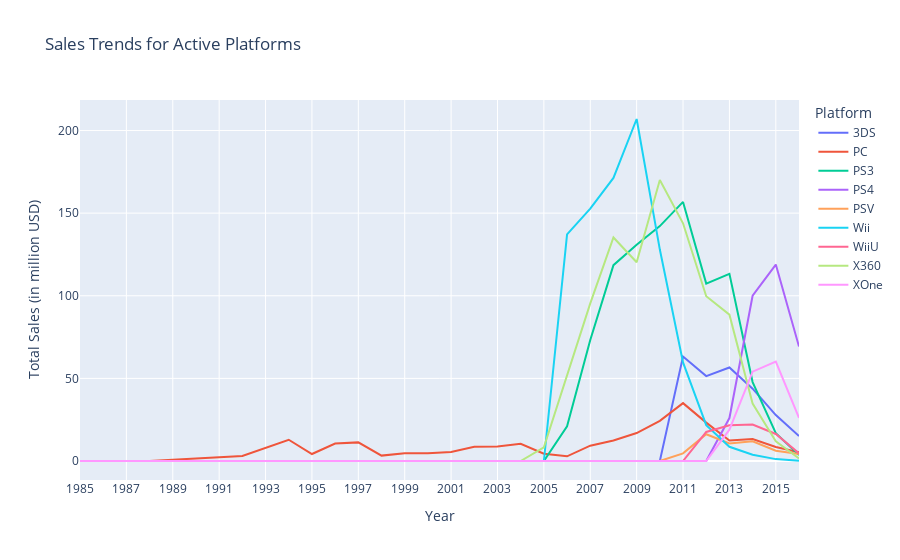

Notebook code cell kept with this figure:
### Code cell
plt.figure(figsize=(12, 4))

# Define the list of platforms to filter
active_platforms_list = selected_platforms

# Filter the dataframe to include only rows where platform is in the list
filtered_df = df[df['platform'].isin(active_platforms_list)]

# Create the pivot table for the filtered data
sales_by_platform = filtered_df.pivot_table(
    index='year_of_release', 
    columns='platform', 
    values='total_sales', 
    aggfunc='sum'
).fillna(0)

# Plot the sales trends for the active platforms
# Create a Plotly figure
fig = go.Figure()

# Add a line for each platform in the active platforms list
for platform in active_platforms_list:
    fig.add_trace(go.Scatter(
        x=sales_by_platform.index, 
        y=sales_by_platform[platform],
        mode='lines',
        name=platform
    ))

# Set x-axis tick values every 2 years
tick_values = list(range(int(sales_by_platform.index.min()), int(sales_by_platform.index.max()) + 1, 2))

# Update the layout
fig.update_layout(
    title="Sales Trends for Active Platforms",
    xaxis_title="Year",
    yaxis_title="Total Sales (in million USD)",
    legend_title="Platform",
    hovermode="x unified",
    xaxis=dict(
        tickmode="array",
        tickvals=tick_values,
        ticktext=[str(year) for year in tick_values]
    )
)


# Show the plot
fig.show()

### Figure 1 — Plotly figure (JSON) as saved in the notebook; plotly's stock layout.template omitted (floating-point values rounded to 4 significant figures)
{"data": [{"mode": "lines", "name": "3DS", "type": "scatter", "x": [1985, 1988, 1992, 1994, 1995, 1996, 1997, 1998, 1999, 2000, 2001, 2002, 2003, 2004, 2005, 2006, 2007, 2008, 2009, 2010, 2011, 2012, 2013, 2014, 2015, 2016], "y": [0, 0, 0, 0, 0, 0, 0, 0, 0, 0, 0, 0, 0, 0, 0, 0, 0, 0, 0, 0, 63.2, 51.36, 56.57, 43.76, 27.78, 15.14]}, {"mode": "lines", "name": "PC", "type": "scatter", "x": [1985, 1988, 1992, 1994, 1995, 1996, 1997, 1998, 1999, 2000, 2001, 2002, 2003, 2004, 2005, 2006, 2007, 2008, 2009, 2010, 2011, 2012, 2013, 2014, 2015, 2016], "y": [0.04, 0.03, 3.03, 12.87, 4.22, 10.58, 11.27, 3.26, 4.74, 4.66, 5.47, 8.57, 8.84, 10.39, 4.37, 2.85, 9.28, 12.42, 16.91, 24.28, 35.03, 23.22, 12.38, 13.28, 8.52, 5.25]}, {"mode": "lines", "name": "PS3", "type": "scatter", "x": [1985, 1988, 1992, 1994, 1995, 1996, 1997, 1998, 1999, 2000, 2001, 2002, 2003, 2004, 2005, 2006, 2007, 2008, 2009, 2010, 2011, 2012, 2013, 2014, 2015, 2016], "y": [0, 0, 0, 0, 0, 0, 0, 0, 0, 0, 0, 0, 0, 0, 0, 20.96, 73.19, 118.5, 130.9, 142.2, 156.8, 107.4, 113.2, 47.76, 16.82, 3.6]}, {"mode": "lines", "name": "PS4", "type": "scatter", "x": [1985, 1988, 1992, 1994, 1995, 1996, 1997, 1998, 1999, 2000, 2001, 2002, 2003, 2004, 2005, 2006, 2007, 2008, 2009, 2010, 2011, 2012, 2013, 2014, 2015, 2016], "y": [0, 0, 0, 0, 0, 0, 0, 0, 0, 0, 0, 0, 0, 0, 0, 0, 0, 0, 0, 0, 0, 0, 25.99, 100, 118.9, 69.25]}, {"mode": "lines", "name": "PSV", "type": "scatter", "x": [1985, 1988, 1992, 1994, 1995, 1996, 1997, 1998, 1999, 2000, 2001, 2002, 2003, 2004, 2005, 2006, 2007, 2008, 2009, 2010, 2011, 2012, 2013, 2014, 2015, 2016], "y": [0, 0, 0, 0, 0, 0, 0, 0, 0, 0, 0, 0, 0, 0, 0, 0, 0, 0, 0, 0, 4.63, 16.19, 10.59, 11.9, 6.25, 4.25]}, {"mode": "lines", "name": "Wii", "type": "scatter", "x": [1985, 1988, 1992, 1994, 1995, 1996, 1997, 1998, 1999, 2000, 2001, 2002, 2003, 2004, 2005, 2006, 2007, 2008, 2009, 2010, 2011, 2012, 2013, 2014, 2015, 2016], "y": [0, 0, 0, 0, 0, 0, 0, 0, 0, 0, 0, 0, 0, 0, 0, 137.2, 152.8, 171.3, 207.0, 128.0, 59.65, 21.71, 8.59, 3.75, 1.14, 0.18]}, {"mode": "lines", "name": "WiiU", "type": "scatter", "x": [1985, 1988, 1992, 1994, 1995, 1996, 1997, 1998, 1999, 2000, 2001, 2002, 2003, 2004, 2005, 2006, 2007, 2008, 2009, 2010, 2011, 2012, 2013, 2014, 2015, 2016], "y": [0, 0, 0, 0, 0, 0, 0, 0, 0, 0, 0, 0, 0, 0, 0, 0, 0, 0, 0, 0, 0, 17.56, 21.65, 22.03, 16.35, 4.6]}, {"mode": "lines", "name": "X360", "type": "scatter", "x": [1985, 1988, 1992, 1994, 1995, 1996, 1997, 1998, 1999, 2000, 2001, 2002, 2003, 2004, 2005, 2006, 2007, 2008, 2009, 2010, 2011, 2012, 2013, 2014, 2015, 2016], "y": [0, 0, 0, 0, 0, 0, 0, 0, 0, 0, 0, 0, 0, 0, 8.25, 51.62, 95.41, 135.3, 120.3, 170.0, 143.8, 99.74, 88.58, 34.74, 11.96, 1.52]}, {"mode": "lines", "name": "XOne", "type": "scatter", "x": [1985, 1988, 1992, 1994, 1995, 1996, 1997, 1998, 1999, 2000, 2001, 2002, 2003, 2004, 2005, 2006, 2007, 2008, 2009, 2010, 2011, 2012, 2013, 2014, 2015, 2016], "y": [0, 0, 0, 0, 0, 0, 0, 0, 0, 0, 0, 0, 0, 0, 0, 0, 0, 0, 0, 0, 0, 0, 18.96, 54.07, 60.14, 26.15]}], "layout": {"hovermode": "x unified", "legend": {"title": {"text": "Platform"}}, "title": {"text": "Sales Trends for Active Platforms"}, "xaxis": {"tickmode": "array", "ticktext": ["1985", "1987", "1989", "1991", "1993", "1995", "1997", "1999", "2001", "2003", "2005", "2007", "2009", "2011", "2013", "2015"], "tickvals": [1985, 1987, 1989, 1991, 1993, 1995, 1997, 1999, 2001, 2003, 2005, 2007, 2009, 2011, 2013, 2015], "title": {"text": "Year"}}, "yaxis": {"title": {"text": "Total Sales (in million USD)"}}}}
